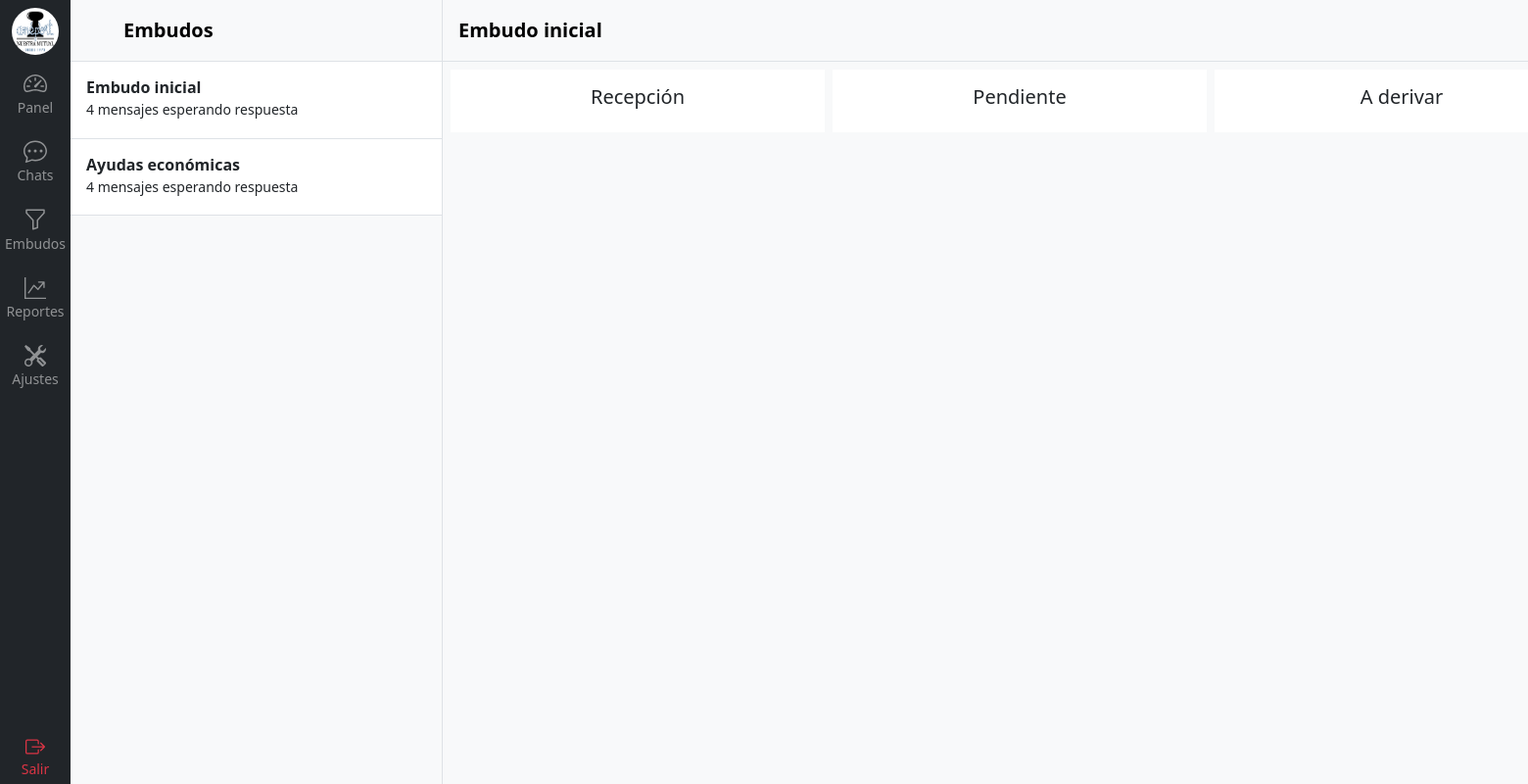
/rooms/embudo/1/ (signed in), run on an earlier commit of the app's database.
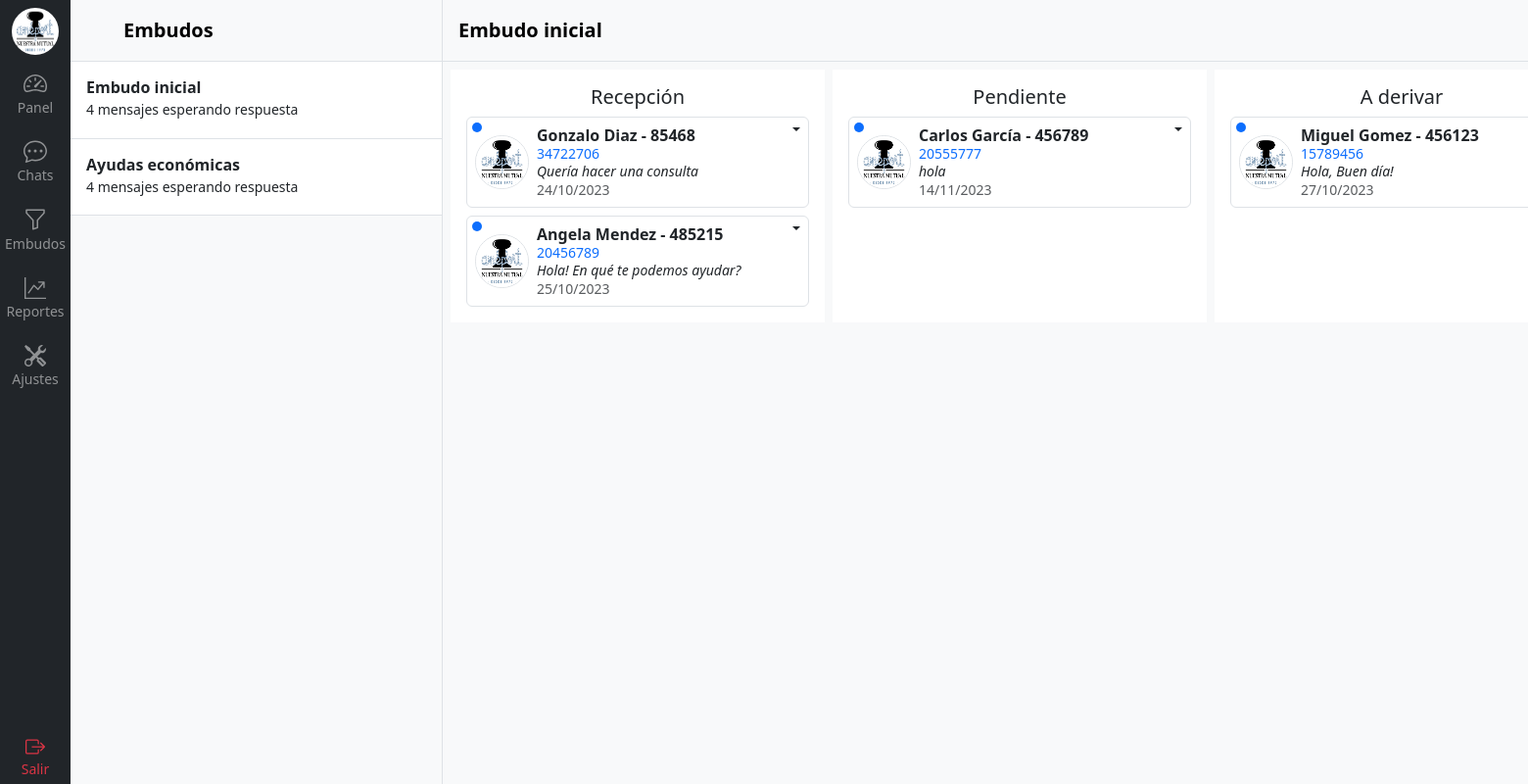
And on a later commit of the database.
### room/models.py (models this page shows, shortened)
class Sector(models.Model):
    nombre = models.CharField(max_length=100)
    def __str__(self):
        return self.nombre

class SectorTarea(models.Model):
    sector = models.ForeignKey(Sector, on_delete=models.CASCADE)
    nombre = models.CharField(max_length=100)
    activo = models.BooleanField()  # Para ver no se pierda las asignadas a un mensaje anterior si sacan una tarea
    def __str__(self):
        return self.nombre

class ContactoTarea(models.Model):
    contacto = models.ForeignKey(Room, related_name='contacto_tarea', on_delete=models.CASCADE)
    sector_tarea = models.ForeignKey(SectorTarea, on_delete=models.CASCADE)
    usuario = models.ForeignKey(User, on_delete=models.CASCADE, null=True)
    fecha_hora = models.DateTimeField(auto_now_add=True)

class Room(models.Model):
    nombre = models.CharField(max_length=100)
    apellido = models.CharField(max_length=100)
    dni = models.CharField(max_length=11)
    telefono = models.CharField(max_length=30)
    email = models.EmailField(max_length=60)
    empresa = models.CharField(max_length=100)
    nro_socio = models.PositiveIntegerField()
    integracion = models.ForeignKey(Integracion, on_delete=models.CASCADE)
    slug = models.SlugField(unique=True)

class Message(models.Model):
    contacto = models.ForeignKey(Room, related_name='messages', on_delete=models.CASCADE)
    usuario = models.ForeignKey(User, related_name='messages', on_delete=models.CASCADE, null=True)
    contenido = models.TextField()
    recibido = models.BooleanField(default=False)
    fecha_hora = models.DateTimeField(auto_now_add=True)
    class Meta:
        ordering = ('fecha_hora',)

### room/views.py (the view)
# urls.py: path('embudo/<int:id>/', views.embudo, name='embudo'),
@login_required
def embudo(request, id):
    sector = get_object_or_404(Sector, id=id)
    sectores = Sector.objects.prefetch_related('sectortarea_set').all()
    sector_tareas = SectorTarea.objects.filter(sector=sector).prefetch_related('contactotarea_set__contacto__messages').all()
    '''
    # ¿Mejora la performance si se obtiene el último mensaje en la vista en lugar de pasarle todos los mensajes al template?
    # Agregar el último mensaje a cada Room
    for sector_tarea in sector_tareas:
        for contacto_tarea in sector_tarea.contactotarea_set.all():
            last_message = contacto_tarea.contacto.messages.order_by('-fecha_hora').first()
            contacto_tarea.last_message = last_message
    '''
    return render(request, 'room/embudos.html', {'embudo': sector, 'embudos': sectores, 'sector_tareas': sector_tareas})

### templates/room/embudos.html (shortened to what this page needs)
{% extends 'base.html' %}
{% load static %}
{% load humanize %}
{% block content %}
{% include 'navbar.html' %}
<div class="d-flex flex-column align-items-stretch flex-shrink-0 bg-body-tertiary border-end" style="width: 380px;">
    <a href="/" class="d-flex align-items-center flex-shrink-0 p-3 link-body-emphasis text-decoration-none border-bottom">
      <svg class="bi pe-none me-2" width="30" height="24"><use xlink:href="#bootstrap"></use></svg>
      <span class="fs-5 fw-semibold">Embudos</span>
    </a>
    <div class="list-group list-group-flush border-bottom overflow-y-scroll">
      {% for embudo in embudos %}
        <a href="{% url 'room:embudo' embudo.id %}" class="list-group-item list-group-item-action py-3 lh-sm">
          <div class="d-flex w-100 align-items-center justify-content-between">
            <strong class="mb-1">{{ embudo.nombre }} </strong>
          </div>
          <div class="col-10 mb-1 small">4 mensajes esperando respuesta</div>
        </a>
      {% endfor %}
    </div>
</div>
{% if embudo %}
  {% include 'room/embudo_por_tarea.html' %}
{% else %}
  <div class="flex-grow-1 d-flex align-items-center justify-content-center bg-body-tertiary">
    <p class="text-secondary">Seleccione un embudo para ver los mensajes</p>
  </div>
{% endif %}
{% endblock %}

### templates/room/embudo_por_tarea.html (shortened to what this page needs)
{% load static %}
{% load humanize %}
<div class="d-flex flex-column w-100 bg-body-tertiary">
    <a href="/" class="d-flex align-items-center gap-3 link-body-emphasis text-decoration-none p-3 border-bottom bg-body-tertiary" style="height: 63px">
      <div>
        <h5 class="m-0 fs-5 fw-semibold">{{ embudo.nombre }}</h5>
      </div>
    </a>
    <div class="d-flex p-2 gap-2 bg-body-tertiary">
        {% for sector_tarea in sector_tareas %}
        <div class="d-flex flex-column bg-white p-3">
            <h5 class="text-center">{{ sector_tarea }}</h5>
            <div class="d-flex flex-column gap-2" style="width: 350px;">
                {% for contacto_tarea in sector_tarea.contactotarea_set.all %}
                    {% with contacto=contacto_tarea.contacto %}
                        <div href="{% url 'room:chat' contacto.slug %}" class="usi-card d-flex gap-2 list-group-item lh-sm border rounded position-relative">
                            <a href="{% url 'room:chat' contacto.slug %}" class="d-flex gap-2 list-group-item p-2 position-relative w-100">
                                {% if not contacto.usuario.is_staff or not contacto.usuario.is_superuser %}
                                    <div style="width: 10px; height: 10px; top:5px; left:5px;" class="bg-primary rounded-circle position-absolute"></div>
                                {% endif %}
                                <div class="d-flex justify-content-center align-items-center">
                                    <img src="{% static 'img/logo.png' %}" alt="mdo" width="55" height="55" class="rounded-circle border">
                                </div>
                                <div class="w-100">
                                    <div class="d-flex justify-content-between">
                                        <div class="d-flex flex-column pe-2">
                                            {% if contacto.nombre %}
                                            <strong>{{ contacto.nombre }} {{ contacto.apellido}} - {{ contacto.nro_socio }}</strong>
                                            {% else %}
                                            <strong>{{ contacto.telefono }}</strong>
                                            {% endif %}
                                            <small class="text-primary">{{ contacto.dni }}</small>
                                        </div>
                                    </div>
                                    {% with ultimo_mensaje=contacto.messages.last %}
                                    <div class="col-12">
                                        <p class="mb-0 small fst-italic">{{ ultimo_mensaje.contenido|truncatechars:50 }}</p>
                                        <small class="text-body-secondary flex-end">
                                            {% now "d/m/Y" as todays_date %}
                                            {% if todays_date == ultimo_mensaje.fecha_hora|date:"d/m/Y" %}
                                                {{ ultimo_mensaje.fecha_hora|time:"H:i" }}
                                            {% else %}
                                                {{ ultimo_mensaje.fecha_hora|date:"d/m/Y" }}
                                            {% endif %}
                                        </small>
                                    </div>
                                    {% endwith %}
                                </div>
                            </a>
                            <div class="dropdown position-absolute top-0 end-0">
                                <button class="btn py-0 px-2 dropdown-toggle" type="button" data-bs-toggle="dropdown" aria-expanded="false" style="border: none !important; outline: none;"></button>
                            </div>
                        </div>
                    {% endwith %}
                {% endfor %}
            </div>
        </div>
        {% endfor %}
    </div>
</div>

What changed in the data, as far as the page shows it:
added ContactoTarea: contacto.nombre "Gonzalo", contacto.apellido "Diaz", contacto.nro_socio "85468", contacto.dni "34722706", shown under SectorTarea "Recepción"
now on this page (row unchanged): Message: contenido "Quería hacer una consulta", fecha_hora "24/10/2023"
added ContactoTarea: contacto.nombre "Angela", contacto.apellido "Mendez", contacto.nro_socio "485215", contacto.dni "20456789", shown under SectorTarea "Recepción"
now on this page (row unchanged): Message: contenido "Hola! En qué te podemos ayudar?", fecha_hora "25/10/2023"
added ContactoTarea: contacto.nombre "Carlos", contacto.apellido "García", contacto.nro_socio "456789", contacto.dni "20555777", shown under SectorTarea "Pendiente"
added Message: contenido "hola", fecha_hora "14/11/2023"
added ContactoTarea: contacto.nombre "Miguel", contacto.apellido "Gomez", contacto.nro_socio "456123", contacto.dni "15789456", shown under SectorTarea "A derivar"
now on this page (row unchanged): Message: contenido "Hola, Buen día!", fecha_hora "27/10/2023"
